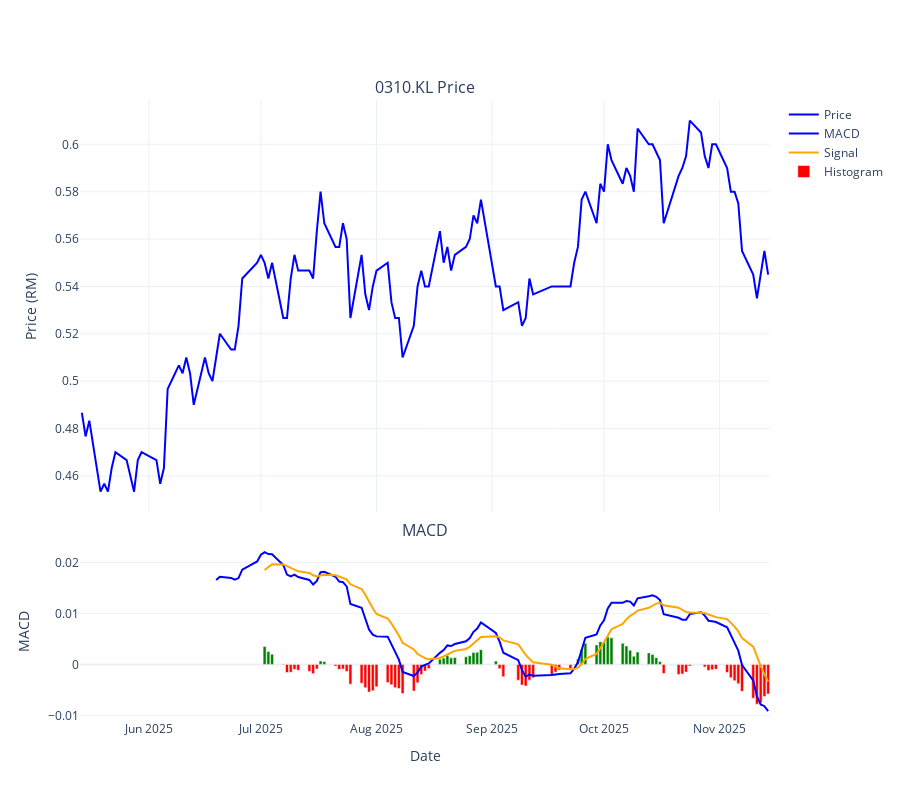

This figure's notebook cell:
### Code cell
# Visualize MACD
if 'data' not in locals() or len(data) == 0:
    print("⚠️ Please run the previous cells first to fetch stock data.")
elif 'MACD' not in data.columns:
    print("⚠️ MACD not calculated. Please run the previous cell.")
else:
    fig = make_subplots(
        rows=2, cols=1,
        shared_xaxes=True,
        vertical_spacing=0.05,
        row_heights=[0.7, 0.3],
        subplot_titles=(f'{ticker} - UUE Holdings Berhad', 'MACD')
    )

    # Price
    fig.add_trace(
        go.Scatter(x=data.index, y=data['Close'], name='Price', line=dict(color='blue')),
        row=1, col=1
    )

    # MACD Line
    fig.add_trace(
        go.Scatter(x=data.index, y=data['MACD'], name='MACD', line=dict(color='blue')),
        row=2, col=1
    )

    # Signal Line
    fig.add_trace(
        go.Scatter(x=data.index, y=data['MACD_signal'], name='Signal', line=dict(color='orange')),
        row=2, col=1
    )

    # Histogram
    colors = ['green' if val >= 0 else 'red' for val in data['MACD_hist']]
    fig.add_trace(
        go.Bar(x=data.index, y=data['MACD_hist'], name='Histogram', marker_color=colors),
        row=2, col=1
    )

    fig.update_layout(height=800, template='plotly_white', hovermode='x unified')
    fig.update_yaxes(title_text="Price (RM)", row=1, col=1)
    fig.update_yaxes(title_text="MACD", row=2, col=1)
    fig.update_xaxes(title_text="Date", row=2, col=1)

    fig.show()

    print("✅ MACD chart created!")
